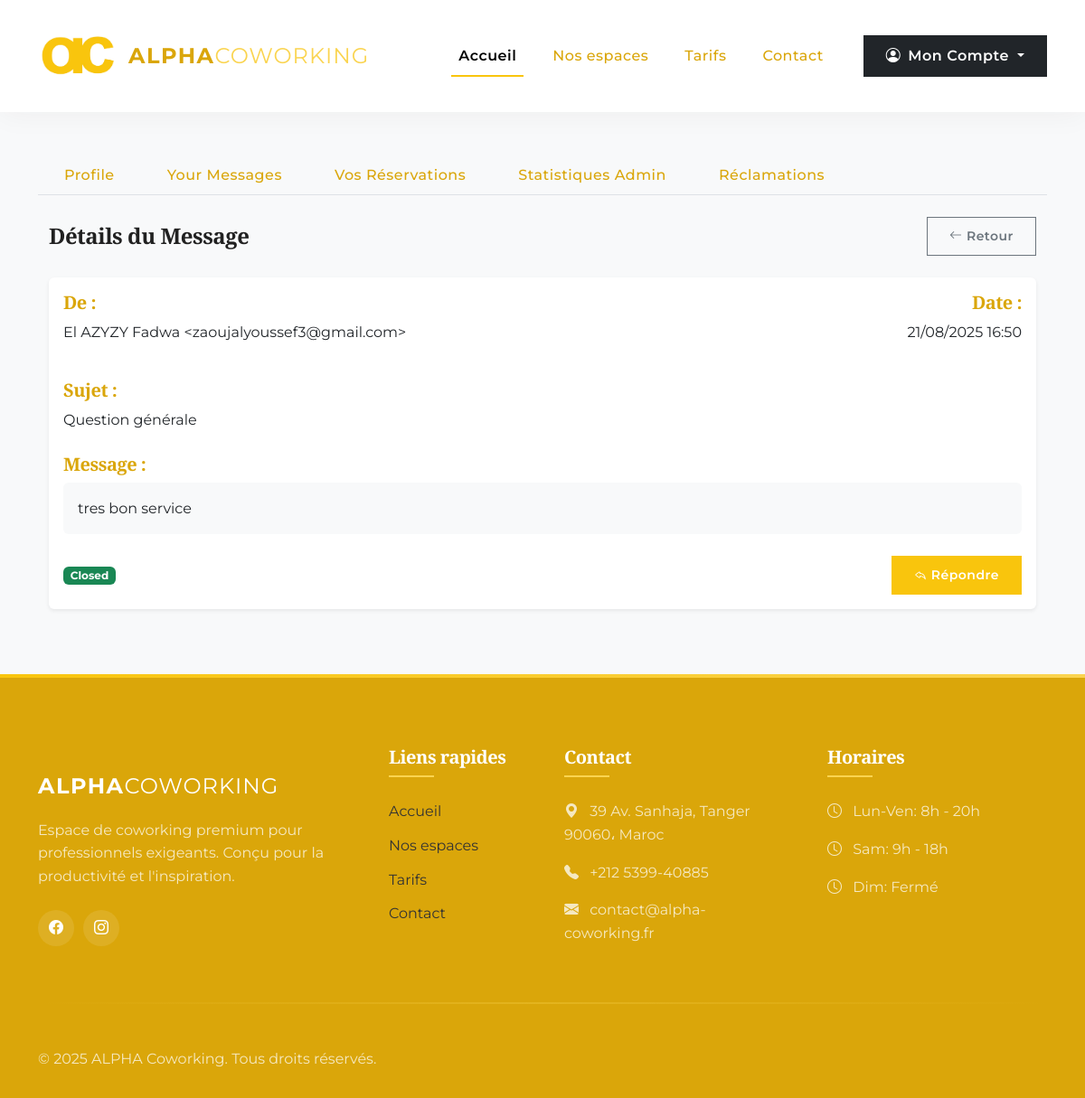
The page /dashboard/messages?message_id=22 (signed in) on the database its author committed.
### pythonic/models.py (models this page shows, shortened)
class ContactMessage(db.Model):
    id = db.Column(db.Integer, primary_key=True)
    full_name = db.Column(db.String(50), nullable=False)
    email = db.Column(db.String(120), nullable=False)
    subject = db.Column(db.String(100), nullable=False)
    message = db.Column(db.Text, nullable=False)
    date_submitted = db.Column(db.DateTime, nullable=False, default=datetime.utcnow)
    status = db.Column(db.String(20), nullable=False, default='new')  # new, in_progress, resolved

### pythonic/contact/routes.py (the view)
@contact.route('/dashboard/messages')
@login_required
def admin_messages():
    page = request.args.get('page', 1, type=int)
    message_id = request.args.get('message_id', None, type=int)
    per_page = 5
    if message_id:
        message = ContactMessage.query.get_or_404(message_id)
        if message.status == 'new':
            message.status = 'in_progress'
            db.session.commit()
        return render_template('message_detail.html', message=message)
    messages = ContactMessage.query.order_by(ContactMessage.date_submitted.desc())\
                       .paginate(page=page, per_page=per_page)
    return render_template('contact.html',
                         messages=messages,
                         active_tab='messages')

### pythonic/__init__.py (called while the page is built)
def nl2br(value):
    return value.replace('\n', '<br>') if value else ''

### pythonic/models.py (called while the page is built)
@login_manager.user_loader
def load_user(user_id):
    return User.query.get(int(user_id))

### pythonic/templates/message_detail.html (shortened to what this page needs)
{% extends "dashboard.html" %}
{% block contact %}
<div class="container-fluid py-4">
  <div class="d-flex justify-content-between align-items-center mb-4">
    <h2 class="h4 fw-bold mb-0">Détails du Message</h2>
    <a href="{{ url_for('contact.admin_messages') }}" class="btn btn-sm btn-outline-secondary">
      <i class="bi bi-arrow-left"></i> Retour
    </a>
  </div>
  <div class="card border-0 shadow-sm">
    <div class="card-body">
      <div class="row mb-4">
        <div class="col-md-6">
          <h5 class="fw-bold">De :</h5>
          <p>{{ message.full_name }} &lt;{{ message.email }}&gt;</p>
        </div>
        <div class="col-md-6 text-md-end">
          <h5 class="fw-bold">Date :</h5>
          <p>{{ message.date_submitted.strftime('%d/%m/%Y %H:%M') }}</p>
        </div>
      </div>
      <div class="mb-4">
        <h5 class="fw-bold">Sujet :</h5>
        <p>{{ message.subject }}</p>
      </div>
      <div class="mb-4">
        <h5 class="fw-bold">Message :</h5>
        <div class="p-3 bg-light rounded">
          {{ message.message|nl2br }}
        </div>
      </div>
      <div class="d-flex justify-content-between align-items-center">
        <span class="badge
          {% if message.status == 'new' %}bg-primary
          {% elif message.status == 'in_progress' %}bg-warning text-dark
          {% else %}bg-success{% endif %}">
          {{ message.status|replace('_', ' ')|title }}
        </span>
        <div>
          <a href="mailto:{{ message.email }}?subject=RE: {{ message.subject }}"
             class="btn btn-primary btn-sm">
            <i class="bi bi-reply"></i> Répondre
          </a>
        </div>
      </div>
    </div>
  </div>
</div>
{% endblock %}

### pythonic/templates/layout.html (style rules this page uses)
:root { --primary-gradient: linear-gradient(135deg, #f9c50d 0%, #ff9500 100%); --primary-shadow: rgba(249, 197, 13, 0.4); --primary-light: rgba(249, 197, 13, 0.1); --marron-fonce: #daa60a; --marron-dore: #f9c50d; --marron-clair: #fad450; --beige: #333333; --beige-clair: #F8F9FA; --blanc: #FFFFFF; --noir: #212121; --transition: all 0.4s cubic-bezier(0.645, 0.045, 0.355, 1); }
body { font-family: 'Montserrat', sans-serif; background-color: var(--beige-clair); color: var(--noir); overflow-x: hidden; line-height: 1.6; }
h1, h2, h3, h4, h5, .display-1, .display-2, .display-3 { font-family: 'Playfair Display', serif; font-weight: 600; color: var(--marron-fonce); letter-spacing: -0.5px; }
.btn { padding: 10px 24px; font-weight: 600; letter-spacing: 0.5px; border-radius: 0; transition: var(--transition); position: relative; overflow: hidden; }
.btn-primary { background-color: var(--marron-dore); border-color: var(--marron-dore); color: var(--blanc); }
.bg-light { background-color: var(--beige-clair) !important; }

### rows shown on the page
ContactMessage: full_name "El AZYZY Fadwa", email "zaoujalyoussef3@gmail.com", date_submitted "21/08/2025 16:50", subject "Question générale", message "tres bon service", status "Closed"
